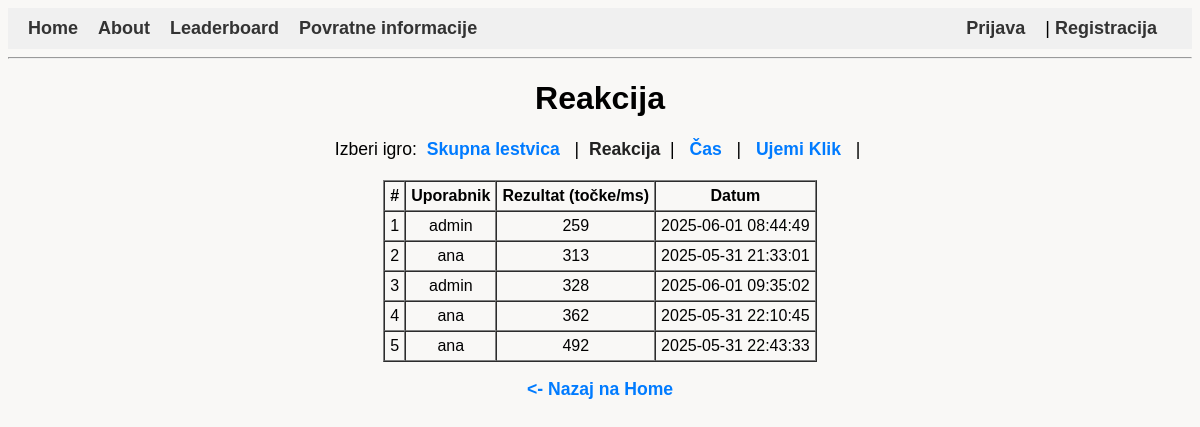
The page /?page=leaderboard&game=reakcijaIgra on the database its author committed.
### tables this page shows
CREATE TABLE `rezultati` (
  `id` int(11) NOT NULL,
  `user_id` int(11) DEFAULT NULL,
  `rezultat` int(11) NOT NULL,
  `datum` datetime DEFAULT current_timestamp(),
  `igra` varchar(50) NOT NULL DEFAULT 'reakcijaIgra'
);

CREATE TABLE `uporabniki` (
  `id` int(11) NOT NULL,
  `username` varchar(50) NOT NULL,
  `geslo` varchar(255) NOT NULL,
  `vloga` varchar(20) NOT NULL DEFAULT 'user'
);

### leaderboard.php (the view, shortened to what this page needs)
<?php
require 'db.php';
$igre = [
    'skupno'       => 'Skupna lestvica',
    'reakcijaIgra' => 'Reakcija',
    'timergame'    => 'Čas',
    'ujemi'        => 'Ujemi Klik',
];
$izbranaIgra = $_GET['game'] ?? 'skupno';
if ($izbranaIgra === 'skupno') {
    $stmt = $pdo->query("
        SELECT r.id, r.rezultat, r.datum, u.username, r.igra
        FROM rezultati r
        LEFT JOIN uporabniki u ON r.user_id = u.id
        ORDER BY r.rezultat ASC
        LIMIT 10
    ");
    $rezultati = $stmt->fetchAll();
} elseif (isset($igre[$izbranaIgra])) {
    $stmt = $pdo->prepare("
        SELECT r.id, r.rezultat, r.datum, u.username
        FROM rezultati r
        LEFT JOIN uporabniki u ON r.user_id = u.id
        WHERE r.igra = ?
        ORDER BY r.rezultat ASC
        LIMIT 10
    ");
    $stmt->execute([$izbranaIgra]);
    $rezultati = $stmt->fetchAll();
} else {
    header('Location: ?page=leaderboard&game=skupno');
    exit;
}
?>
<h1><?= htmlspecialchars($igre[$izbranaIgra]) ?></h1>
<p>
    Izberi igro:
    <?php foreach ($igre as $key => $ime): ?>
        <?php if ($key === $izbranaIgra): ?>
            <strong><?= htmlspecialchars($ime) ?></strong>
        <?php else: ?>
            <a href="?page=leaderboard&game=<?= urlencode($key) ?>"><?= htmlspecialchars($ime) ?></a>
        <?php endif; ?>
        &nbsp;|&nbsp;
    <?php endforeach; ?>
</p>
<table border="1" cellpadding="5" cellspacing="0" style="margin:auto; text-align:center;">
    <thead>
        <tr>
            <th>#</th>
            <th>Uporabnik</th>
            <th>Rezultat (točke/ms)</th>
            <th>Datum</th>
        </tr>
    </thead>
    <tbody>
        <?php if (count($rezultati) === 0): ?>
            <tr>
                <td colspan="<?= ($izbranaIgra === 'skupno') ? 5 : 4 ?>" style="text-align:center; color:#666;">
                    Ni še rezultatov za to igro.
                </td>
            </tr>
        <?php else: ?>
            <?php $st = 1; foreach ($rezultati as $v): ?>
                <tr>
                    <td><?= $st ?></td>
                    <td><?= htmlspecialchars($v['username']) ?></td>
                    <td><?= (int)$v['rezultat'] ?></td>
                    <td><?= htmlspecialchars($v['datum']) ?></td>
                </tr>
            <?php $st++; endforeach; ?>
        <?php endif; ?>
    </tbody>
</table>
<p style="text-align:center;">
    <a href="?page=home"><- Nazaj na Home</a>
</p>

### style.css (style rules this page uses)
body { font-family: sans-serif; text-align: center; background-color:#f9f8f6; }
p { margin-bottom: 20px; font-size: 1.1em; }
p a { color: #007BFF; text-decoration: none; font-weight: 600; margin: 0 5px; }
p strong { font-weight: 700; color: #222; }

### rows shown on the page
rezultati: user.username "admin", rezultat "259", datum "2025-06-01 08:44:49"
rezultati: user.username "ana", rezultat "313", datum "2025-05-31 21:33:01"
rezultati: user.username "admin", rezultat "328", datum "2025-06-01 09:35:02"
rezultati: user.username "ana", rezultat "362", datum "2025-05-31 22:10:45"
rezultati: user.username "ana", rezultat "492", datum "2025-05-31 22:43:33"

### other values the page prints
$igre[$izbranaIgra] "Reakcija"
$ime "Skupna lestvica"
$ime "Reakcija"
$ime "Čas"
$ime "Ujemi Klik"
